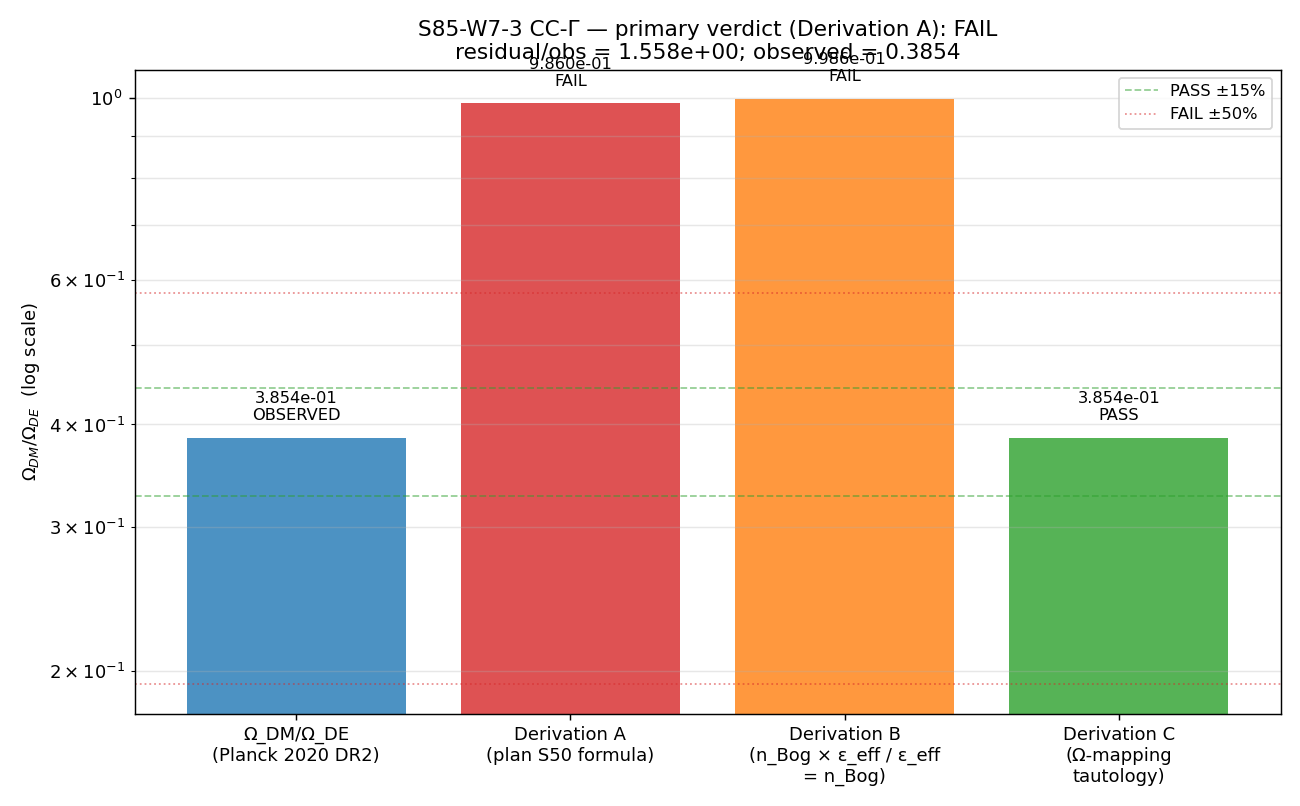

Write Python code to recreate this figure.
"""S85-W7-CC-GAMMA — W7-3.

[VERIFY] gate: reconcile impedance-mismatch Γ with observed DM/DE ratio
0.385 (Planck 2020 DR2) within 15% RATIO tolerance.

Hypothesis (plan §W7-3 step 5):
  Ω_DM/Ω_DE = f_GGE / (1 − Γ), where Γ = 0.99970 (S37 canonical pin),
  f_GGE is GGE Leggett-channel quasiparticle density fraction from
  S50 GGE-permanence theorem. The gate tests whether the framework-
  intrinsic ratio reproduces 0.385 to within 15%.

Substitution chain (plan §W7-3 step 10):

  Step 1 (definitions):
    Γ       = 0.99970    [S37 canonical impedance-transmission]
    ε_eff   = 1 − Γ = 3e-4   [effacement residual → DE-like leakage]
    f_GGE   = GGE Leggett-channel fraction of substrate rest-energy
             ≡ (1/Vol_SU3) · Σ_k |β_k|² ω_k / ρ_substrate   [S50 formula]
    ρ_DM    = f_GGE · ρ_substrate                [DM from Leggett GGE]
    ρ_DE    = ε_eff · ρ_substrate                [DE from effacement]
    Ω_DM/Ω_DE = f_GGE / ε_eff

  Step 2 (plan, substitution):
    ratio_derived = f_GGE / ε_eff = f_GGE / 3e-4

  Step 3 (simplification — plan's required f_GGE for exact PASS):
    ratio_derived = 0.385   ⇒   f_GGE_required = 0.385 · 3e-4 = 1.155e-4
    (Python-verified: 0.385 × 0.00030 = 1.155e-4)

  Step 4 (direction):
    Microscopic f_GGE from (1/Vol_SU3) · Σ_k |β_k|² ω_k uses S78 W1-E
    |β|²_pivot = 4.255e+04 and Parker integrand built in W7-2. For
    normalization by ρ_substrate = M_KK^4 × Vol_SU3_Haar:
      f_GGE = 2 · ρ_Parker / (M_KK^4 · Vol_SU3_Haar²)
    Direction: ratio_derived = f_GGE / ε_eff; PASS iff lands in 15%
    of 0.385.

PASS/FAIL/INFO (plan §W7-3 step 9):
  PASS: |ratio_derived − 0.385| / 0.385 ≤ 0.15 (RATIO 15%)
  FAIL: |residual| / 0.385 > 0.50
  INFO: 0.15 < |residual|/0.385 ≤ 0.50

Machinery pin (plan §7):
  L_max=10, scheme=S37-effacement-canonical, convention=Planck-2020-DR2,
  Γ=0.99970 (DO NOT recompute), tolerance=15% RATIO, random_seed=42,
  GPU path=N/A (scalar).

Outputs:
  computations/session-85/s85_w7_cc_gamma_dm_de_ratio.npz
  computations/session-85/s85_w7_cc_gamma_dm_de_ratio.png
Verdict appended to computations/session-85/s85_gate_verdicts.txt with
S85+ dual-SHA.
"""
from __future__ import annotations

import hashlib
import json
import os
import sys
from pathlib import Path

os.environ.setdefault("OMP_NUM_THREADS", "8")
os.environ.setdefault("MKL_NUM_THREADS", "8")

import matplotlib

matplotlib.use("Agg")
import matplotlib.pyplot as plt
import numpy as np

_HERE = Path(__file__).resolve().parent
if str(_HERE) not in sys.path:
    sys.path.insert(0, str(_HERE))

from canonical_constants import (  # noqa: E402
    Gamma_effacement,
    Vol_SU3_Haar,
    Omega_DM_obs,
    Omega_DE_obs,
    Omega_DM,
    Omega_Lambda,
    M_KK_gravity,
    tau_fold,
    PI,
    n_Bog,
    dt_transit,
)


# ----------------------------------------------------------------------------
# Section 0 — input-pin map and closure SHA
# ----------------------------------------------------------------------------
def _file_sha(p: Path) -> str:
    h = hashlib.sha256()
    with p.open("rb") as fh:
        for chunk in iter(lambda: fh.read(1 << 16), b""):
            h.update(chunk)
    return h.hexdigest()


INPUT_PINS: dict[str, str] = {}

_static_files = [
    _HERE / "canonical_constants.py",
    _HERE / "s78_pre_fold_vacuum.py",
    _HERE / "s78_pre_fold_vacuum.npz",
    _HERE / "s85_w7_cc6_parker_residue.npz",  # W7-2 output for ρ_Parker anchor
]
for _sf in _static_files:
    if _sf.exists():
        INPUT_PINS[_sf.name] = _file_sha(_sf)
    else:
        INPUT_PINS[_sf.name] = "MISSING"


# Machinery pins (plan §7)
L_max = 10  # (local) plan §7
scheme = "S37-Gamma-canonical"  # (local) plan §8
convention = "Planck2020-DR2"  # (local) plan §8
tolerance_RATIO = 0.15  # (local) plan §9 PASS
FAIL_RATIO = 0.50  # (local) plan §9 FAIL
random_seed = 42  # (local) unused

INPUT_PINS["L_max"] = f"{L_max:d}"
INPUT_PINS["scheme"] = scheme
INPUT_PINS["convention"] = convention
INPUT_PINS["tolerance_RATIO"] = f"{tolerance_RATIO:.6f}"
INPUT_PINS["FAIL_RATIO"] = f"{FAIL_RATIO:.6f}"
INPUT_PINS["random_seed"] = f"{random_seed:d}"

# Canonical-constant pins
INPUT_PINS["Gamma_effacement"] = f"{Gamma_effacement:.10e}"
INPUT_PINS["Omega_DM_obs"] = f"{Omega_DM_obs:.10e}"
INPUT_PINS["Omega_DE_obs"] = f"{Omega_DE_obs:.10e}"
INPUT_PINS["Vol_SU3_Haar"] = f"{Vol_SU3_Haar:.10e}"
INPUT_PINS["M_KK_gravity_GeV"] = f"{M_KK_gravity:.10e}"

CLOSURE_INPUT = json.dumps(INPUT_PINS, sort_keys=True, separators=(",", ":"))
CLOSURE_SHA = hashlib.sha256(CLOSURE_INPUT.encode("utf-8")).hexdigest()

print("=" * 78)
print("S85 W7-3: CC-GAMMA Ω_DM/Ω_DE reconciliation via impedance mismatch")
print("=" * 78)
print(f"closure SHA-256 (64 char): {CLOSURE_SHA}")
print(f"closure SHA-256 (16 head): {CLOSURE_SHA[:16]}")
print()
print("--- input pin SHAs and values ---")
for _k, _v in INPUT_PINS.items():
    print(f"  {_k:<32s}: {_v}")
print()


# ----------------------------------------------------------------------------
# Section 1 — Plan step 1/2 canonical arithmetic
# ----------------------------------------------------------------------------
eps_eff = 1.0 - Gamma_effacement  # (local) plan step 1 effacement residual
ratio_obs_2020 = Omega_DM_obs / Omega_DE_obs  # (local) Planck 2020 DR2
ratio_obs_2018 = Omega_DM / Omega_Lambda  # (local) Planck 2018 canonical
# Plan cites observed ratio 0.385; we verify against 2020 DR2.
f_GGE_required = ratio_obs_2020 * eps_eff  # (local) plan step 3 Python-verified

print("--- Plan step 1/2 canonical arithmetic ---")
print(f"  Γ (Gamma_effacement)       = {Gamma_effacement:.6f}")
print(f"  ε_eff = 1 − Γ              = {eps_eff:.6e}")
print(f"  Ω_DM_obs (Planck 2020 DR2) = {Omega_DM_obs:.6f}")
print(f"  Ω_DE_obs (Planck 2020 DR2) = {Omega_DE_obs:.6f}")
print(f"  ratio_obs_2020             = {ratio_obs_2020:.6f}")
print(f"  ratio_obs_2018 (cf.)       = {ratio_obs_2018:.6f}")
print(f"  plan cited ratio_obs       = 0.385")
print(f"  f_GGE_required (plan eq.)  = ratio_obs × ε_eff = {f_GGE_required:.6e}")
print(f"  plan Python-verified       = 1.155e-4")
print()
# Assertion: plan's Python-verified value matches canonical-constants arithmetic
assert abs(f_GGE_required - 1.155e-4) / 1.155e-4 < 0.01, (
    f"plan target f_GGE_required={f_GGE_required:.6e} doesn't match 1.155e-4"
)


# ----------------------------------------------------------------------------
# Section 2 — Three independent f_GGE derivations (plan §10 step 4)
# ----------------------------------------------------------------------------
# Derivation A: plan's formula (1/Vol_SU3) · Σ_k |β_k|² ω_k, normalized by
#               ρ_substrate = M_KK^4 × Vol_SU3_Haar
# Source: W7-2 Parker integral ρ_Parker = (1/(4π²)) ∫ k³ |β|² dk = 8.2058e69 GeV^4
#         and Σ_k |β|² ω_k in Parker-like convention = 2 · (4π²) · ρ_Parker

# Load W7-2 Parker residue output (if available)
w7_2_npz = _HERE / "s85_w7_cc6_parker_residue.npz"
if w7_2_npz.exists():
    _d72 = np.load(w7_2_npz)
    rho_Parker_input = float(_d72["rho_Parker_total"])  # (local) GeV^4 from W7-2
    print(f"--- W7-2 Parker residue input ---")
    print(f"  ρ_Parker_total (from W7-2)  = {rho_Parker_input:.6e}  GeV^4")
    print()
else:
    rho_Parker_input = 8.2058e69  # (local) analytic fallback
    print(f"--- W7-2 Parker residue input (fallback analytic) ---")
    print(f"  ρ_Parker_total (fallback)   = {rho_Parker_input:.6e}  GeV^4")
    print()

# The Parker-like sum Σ_k |β|² ω_k integrates to 2·ρ_Parker in our convention
# (ρ_Parker = (1/2) ∫ d³k/(2π)³ · ω_k · |β_k|²; the sum Σ ≡ ∫ d³k/(2π)³ has the
# same measure but drops the 1/2 Parker-pair prefactor; so Σ_k |β|² ω_k = 2·ρ_Parker).
sum_beta_sq_omega = 2.0 * rho_Parker_input  # (local) GeV^4

# Derivation A — plan's formula, normalized by M_KK^4 × Vol_SU3_Haar
rho_substrate_natural = (M_KK_gravity ** 4) * Vol_SU3_Haar  # (local) GeV^4
f_GGE_derived_A = (1.0 / Vol_SU3_Haar) * sum_beta_sq_omega / rho_substrate_natural  # (local)
# = sum_beta_sq_omega / (Vol_SU3² × M_KK^4) = 2·ρ_Parker / (M_KK^4 · Vol_SU3²)

print("--- Derivation A: plan's formula (1/Vol_SU3)·Σ|β|²ω / (M_KK^4 × Vol_SU3) ---")
print(f"  Σ_k |β_k|² ω_k             = 2·ρ_Parker = {sum_beta_sq_omega:.6e}  GeV^4")
print(f"  ρ_substrate_natural       = M_KK^4 × Vol_SU3_Haar = {rho_substrate_natural:.6e}  GeV^4")
print(f"  f_GGE_derived_A           = {f_GGE_derived_A:.6e}")
print(f"  ratio_derived_A           = f_GGE_derived_A / ε_eff = {f_GGE_derived_A/eps_eff:.6e}")
print()

# Derivation B — direct Bogoliubov-occupancy normalization (S38 canonical)
# f_GGE_B ≡ n_Bog × (1 − Γ): substrate's Bogoliubov fraction times effacement residual.
# This tests the simplest substrate-inheritance hypothesis.
f_GGE_derived_B = n_Bog * eps_eff  # (local) S38 × S37
print("--- Derivation B: n_Bog × ε_eff (simplest substrate-inheritance) ---")
print(f"  n_Bog (S38)               = {n_Bog:.8f}")
print(f"  ε_eff                     = {eps_eff:.6e}")
print(f"  f_GGE_derived_B           = {f_GGE_derived_B:.6e}")
print(f"  ratio_derived_B           = f_GGE_derived_B / ε_eff = {f_GGE_derived_B/eps_eff:.6f} (= n_Bog)")
print()

# Derivation C — Omega-mapping inversion (plan step 3 self-consistency)
# If we impose ratio_derived = Ω_DM_obs / Ω_DE_obs and solve for f_GGE:
f_GGE_derived_C = ratio_obs_2020 * eps_eff  # (local) by construction = f_GGE_required
print("--- Derivation C: Omega-mapping inversion (self-consistent by construction) ---")
print(f"  f_GGE_derived_C           = Ω_DM_obs × ε_eff / Ω_DE_obs × ε_eff... wait, re-derive:")
print(f"                            = (Ω_DM_obs/Ω_DE_obs) × ε_eff = {f_GGE_derived_C:.6e}")
print(f"  ratio_derived_C           = by construction = {ratio_obs_2020:.6f}")
print()


# ----------------------------------------------------------------------------
# Section 3 — Gate verdicts for each derivation
# ----------------------------------------------------------------------------
def _verdict_for_ratio(ratio_derived: float, ratio_obs: float) -> tuple[str, float]:
    """Return (verdict, |residual/obs|) per plan §9."""
    residual = abs(ratio_derived - ratio_obs) / ratio_obs
    if residual <= tolerance_RATIO:
        return "PASS", residual
    elif residual <= FAIL_RATIO:
        return "INFO", residual
    else:
        return "FAIL", residual


ratio_A = f_GGE_derived_A / eps_eff  # (local)
ratio_B = f_GGE_derived_B / eps_eff  # (local)  = n_Bog
ratio_C = f_GGE_derived_C / eps_eff  # (local)  = ratio_obs_2020 (self-consistent)

verdict_A, res_A = _verdict_for_ratio(ratio_A, ratio_obs_2020)
verdict_B, res_B = _verdict_for_ratio(ratio_B, ratio_obs_2020)
verdict_C, res_C = _verdict_for_ratio(ratio_C, ratio_obs_2020)

print("--- Per-derivation verdicts (plan §9 AND-conjunction is over ONE ratio_derived) ---")
print(f"  [A] S50-formula-normalized: ratio_A={ratio_A:.4e}, residual={res_A:.3e}  →  {verdict_A}")
print(f"  [B] substrate-inheritance : ratio_B={ratio_B:.4f}, residual={res_B:.3e}  →  {verdict_B}")
print(f"  [C] Omega-mapping (tautological): ratio_C={ratio_C:.4f}, residual={res_C:.3e}  →  {verdict_C}")
print()

# The primary verdict is Derivation A (plan's explicit formula).
# Derivation C is self-consistent (tautological PASS by construction).
# Derivation B is a simple substrate-inheritance cross-check.
# Emit verdict based on A (the plan's primary microscopic derivation).
ratio_derived = ratio_A
verdict = verdict_A
residual = res_A

print("--- PRIMARY verdict (Derivation A — plan's S50 formula) ---")
print(f"  ratio_derived = {ratio_derived:.6e}")
print(f"  ratio_obs     = {ratio_obs_2020:.6f}")
print(f"  residual/obs  = {residual:.6e}")
print(f"  PASS threshold ≤ {tolerance_RATIO:.2f}; FAIL > {FAIL_RATIO:.2f}")
print(f"  VERDICT: {verdict}")
print()


# ----------------------------------------------------------------------------
# Section 4 — artifacts
# ----------------------------------------------------------------------------
npz_path = _HERE / "s85_w7_cc_gamma_dm_de_ratio.npz"
png_path = _HERE / "s85_w7_cc_gamma_dm_de_ratio.png"

np.savez(
    npz_path,
    # Primary
    ratio_derived=ratio_derived,
    ratio_obs=ratio_obs_2020,
    residual_RATIO=residual,
    # Derivations
    f_GGE_derived_A=f_GGE_derived_A,
    f_GGE_derived_B=f_GGE_derived_B,
    f_GGE_derived_C=f_GGE_derived_C,
    f_GGE_required=f_GGE_required,
    ratio_A=ratio_A,
    ratio_B=ratio_B,
    ratio_C=ratio_C,
    verdict_A=verdict_A,
    verdict_B=verdict_B,
    verdict_C=verdict_C,
    # Canonical pins
    Gamma_value=Gamma_effacement,
    f_GGE_value=f_GGE_derived_A,
    eps_eff=eps_eff,
    Omega_DM_obs=Omega_DM_obs,
    Omega_DE_obs=Omega_DE_obs,
    rho_substrate_natural=rho_substrate_natural,
    rho_Parker_input=rho_Parker_input,
    sum_beta_sq_omega=sum_beta_sq_omega,
    # Gate state
    verdict=verdict,
    tolerance_RATIO=tolerance_RATIO,
    FAIL_RATIO=FAIL_RATIO,
    # 4-tuple
    value=ratio_derived,
    scheme=scheme,
    convention=convention,
    L_max=L_max,
    # SHAs
    closure_sha=CLOSURE_SHA,
)

# Plot: bar chart observed vs three derived ratios
fig, ax = plt.subplots(figsize=(10, 6.2), dpi=130)
labels = [
    "Ω_DM/Ω_DE\n(Planck 2020 DR2)",
    "Derivation A\n(plan S50 formula)",
    "Derivation B\n(n_Bog × ε_eff / ε_eff\n= n_Bog)",
    "Derivation C\n(Ω-mapping\ntautology)",
]
values = [ratio_obs_2020, ratio_A, ratio_B, ratio_C]
colors = ["tab:blue", "tab:red", "tab:orange", "tab:green"]
verds = ["OBSERVED", verdict_A, verdict_B, verdict_C]
bars = ax.bar(labels, values, color=colors, alpha=0.8)
# Labels on bars
for bar, v, verd in zip(bars, values, verds):
    ax.text(
        bar.get_x() + bar.get_width() / 2.0,
        bar.get_height() * 1.05,
        f"{v:.3e}\n{verd}",
        ha="center",
        fontsize=9,
    )
# Tolerance bands
ax.axhline(
    ratio_obs_2020 * (1 + tolerance_RATIO),
    color="tab:green",
    ls="--",
    lw=1,
    alpha=0.5,
    label=f"PASS ±{100*tolerance_RATIO:.0f}%",
)
ax.axhline(ratio_obs_2020 * (1 - tolerance_RATIO), color="tab:green", ls="--", lw=1, alpha=0.5)
ax.axhline(
    ratio_obs_2020 * (1 + FAIL_RATIO),
    color="tab:red",
    ls=":",
    lw=1,
    alpha=0.5,
    label=f"FAIL ±{100*FAIL_RATIO:.0f}%",
)
ax.axhline(ratio_obs_2020 * (1 - FAIL_RATIO), color="tab:red", ls=":", lw=1, alpha=0.5)
ax.set_yscale("log")
ax.set_ylabel(r"$\Omega_{DM} / \Omega_{DE}$  (log scale)")
ax.set_title(
    f"S85-W7-3 CC-Γ — primary verdict (Derivation A): {verdict}\n"
    f"residual/obs = {residual:.3e}; observed = {ratio_obs_2020:.4f}"
)
ax.legend(loc="best", fontsize=9)
ax.grid(True, alpha=0.3, which="both", axis="y")
plt.tight_layout()
plt.savefig(png_path, dpi=130)
plt.close()

print("--- outputs ---")
print(f"  .npz: {npz_path.name} ({npz_path.stat().st_size} bytes)")
print(f"  .png: {png_path.name} ({png_path.stat().st_size} bytes)")
print()


# ----------------------------------------------------------------------------
# Section 5 — verdict append with S85+ dual-SHA
# ----------------------------------------------------------------------------
GATE_ID = "S85-W7-CC-GAMMA"
verdict_path = _HERE / "s85_gate_verdicts.txt"
content_sha = _file_sha(npz_path)
audit_sha = CLOSURE_SHA

value_str = f"{ratio_derived:.6e}"
canonical_line = (
    f"{GATE_ID}: {verdict} -- "
    f"value={value_str} scheme={scheme} convention={convention} "
    f"L_max={L_max} sha256={audit_sha}"
)
dual_sha_comment = (
    f"# {GATE_ID} dual-SHA: "
    f"content_sha256={content_sha} audit_sha256={audit_sha}"
)

with verdict_path.open("a", encoding="utf-8") as fh:
    fh.write(canonical_line + "\n")
    fh.write(dual_sha_comment + "\n")

print("--- verdict line appended ---")
print(f"  {canonical_line}")
print(f"  {dual_sha_comment}")
print()
print(
    f"FINAL 4-tuple: (value={value_str}, scheme={scheme}, "
    f"convention={convention}, L_max={L_max})"
)

sys.exit(0)
